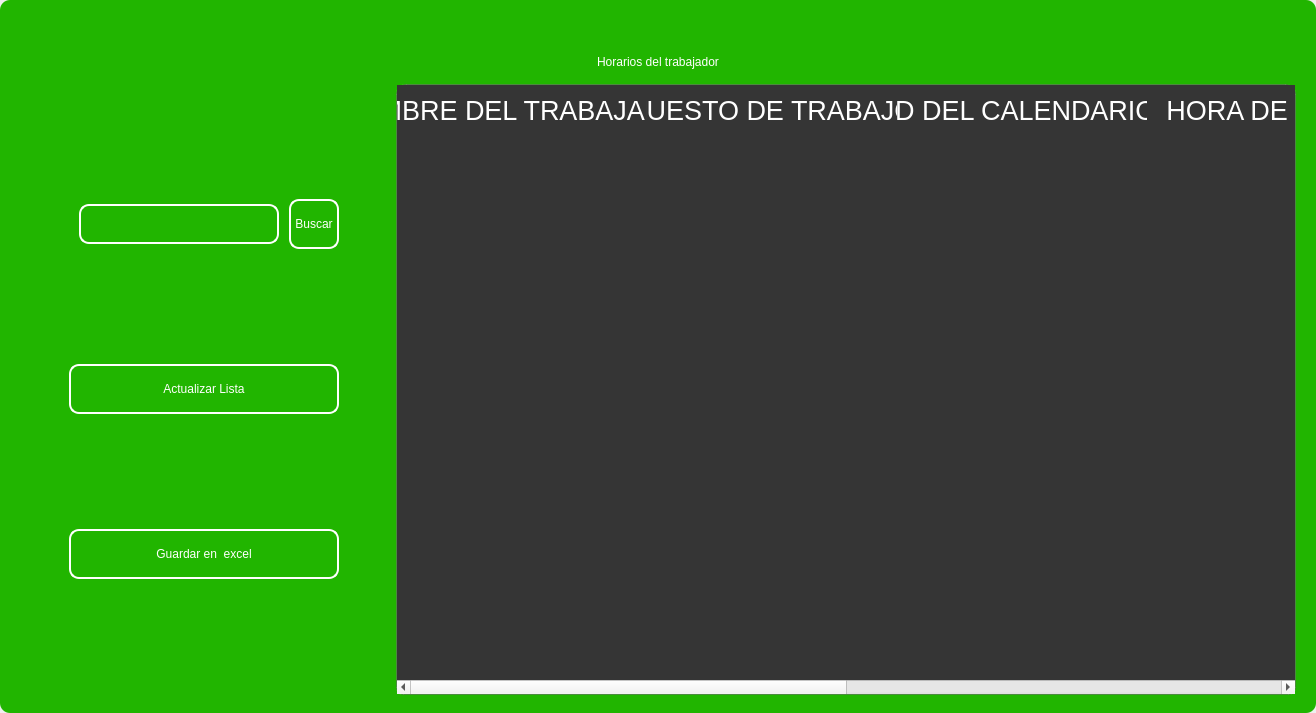
<?xml version="1.0" encoding="UTF-8"?>
<ui version="4.0">
 <class>MainWindow</class>
 <widget class="QMainWindow" name="MainWindow">
  <property name="geometry">
   <rect>
    <x>0</x>
    <y>0</y>
    <width>1316</width>
    <height>713</height>
   </rect>
  </property>
  <property name="windowTitle">
   <string>MainWindow</string>
  </property>
  <property name="styleSheet">
   <string notr="true"/>
  </property>
  <widget class="QWidget" name="centralwidget">
   <property name="styleSheet">
    <string notr="true"/>
   </property>
   <layout class="QVBoxLayout" name="verticalLayout">
    <property name="spacing">
     <number>0</number>
    </property>
    <property name="leftMargin">
     <number>0</number>
    </property>
    <property name="topMargin">
     <number>0</number>
    </property>
    <property name="rightMargin">
     <number>0</number>
    </property>
    <property name="bottomMargin">
     <number>0</number>
    </property>
    <item>
     <widget class="QFrame" name="frame">
      <property name="enabled">
       <bool>true</bool>
      </property>
      <property name="styleSheet">
       <string notr="true">
QFrame {
border-radius:10px;
background-color: rgb(33, 181, 0);
 }
</string>
      </property>
      <property name="frameShape">
       <enum>QFrame::StyledPanel</enum>
      </property>
      <property name="frameShadow">
       <enum>QFrame::Raised</enum>
      </property>
      <layout class="QVBoxLayout" name="verticalLayout_2">
       <item>
        <widget class="QFrame" name="frame_superior">
         <property name="minimumSize">
          <size>
           <width>0</width>
           <height>40</height>
          </size>
         </property>
         <property name="maximumSize">
          <size>
           <width>16777215</width>
           <height>40</height>
          </size>
         </property>
         <property name="styleSheet">
          <string notr="true">QPushButton{
border-radius:18px;
}

QPushButton:hover{
	background-color: rgb(0, 0, 0);
}
</string>
         </property>
         <property name="frameShape">
          <enum>QFrame::StyledPanel</enum>
         </property>
         <property name="frameShadow">
          <enum>QFrame::Raised</enum>
         </property>
         <layout class="QHBoxLayout" name="horizontalLayout_3">
          <property name="spacing">
           <number>4</number>
          </property>
          <property name="leftMargin">
           <number>0</number>
          </property>
          <property name="topMargin">
           <number>0</number>
          </property>
          <property name="rightMargin">
           <number>0</number>
          </property>
          <property name="bottomMargin">
           <number>0</number>
          </property>
          <item>
           <widget class="QPushButton" name="btn_icon">
            <property name="text">
             <string/>
            </property>
            <property name="iconSize">
             <size>
              <width>40</width>
              <height>40</height>
             </size>
            </property>
           </widget>
          </item>
          <item>
           <spacer name="horizontalSpacer_2">
            <property name="orientation">
             <enum>Qt::Horizontal</enum>
            </property>
            <property name="sizeHint" stdset="0">
             <size>
              <width>443</width>
              <height>20</height>
             </size>
            </property>
           </spacer>
          </item>
          <item>
           <widget class="QPushButton" name="btn_exit">
            <property name="minimumSize">
             <size>
              <width>38</width>
              <height>38</height>
             </size>
            </property>
            <property name="maximumSize">
             <size>
              <width>38</width>
              <height>38</height>
             </size>
            </property>
            <property name="cursor">
             <cursorShape>PointingHandCursor</cursorShape>
            </property>
            <property name="text">
             <string/>
            </property>
            <property name="iconSize">
             <size>
              <width>35</width>
              <height>35</height>
             </size>
            </property>
           </widget>
          </item>
          <item>
           <widget class="QPushButton" name="bt_minimizar">
            <property name="minimumSize">
             <size>
              <width>38</width>
              <height>38</height>
             </size>
            </property>
            <property name="maximumSize">
             <size>
              <width>38</width>
              <height>38</height>
             </size>
            </property>
            <property name="cursor">
             <cursorShape>PointingHandCursor</cursorShape>
            </property>
            <property name="text">
             <string/>
            </property>
            <property name="icon">
             <iconset>
              <normaloff>image/minus.svg</normaloff>image/minus.svg</iconset>
            </property>
            <property name="iconSize">
             <size>
              <width>38</width>
              <height>38</height>
             </size>
            </property>
           </widget>
          </item>
          <item>
           <widget class="QPushButton" name="bt_maximizar">
            <property name="minimumSize">
             <size>
              <width>38</width>
              <height>38</height>
             </size>
            </property>
            <property name="maximumSize">
             <size>
              <width>38</width>
              <height>38</height>
             </size>
            </property>
            <property name="cursor">
             <cursorShape>PointingHandCursor</cursorShape>
            </property>
            <property name="text">
             <string/>
            </property>
            <property name="icon">
             <iconset>
              <normaloff>image/chevron-up.svg</normaloff>image/chevron-up.svg</iconset>
            </property>
            <property name="iconSize">
             <size>
              <width>38</width>
              <height>38</height>
             </size>
            </property>
           </widget>
          </item>
          <item>
           <widget class="QPushButton" name="bt_restaurar">
            <property name="minimumSize">
             <size>
              <width>38</width>
              <height>38</height>
             </size>
            </property>
            <property name="maximumSize">
             <size>
              <width>38</width>
              <height>38</height>
             </size>
            </property>
            <property name="cursor">
             <cursorShape>PointingHandCursor</cursorShape>
            </property>
            <property name="text">
             <string/>
            </property>
            <property name="icon">
             <iconset>
              <normaloff>image/chevron-down.svg</normaloff>image/chevron-down.svg</iconset>
            </property>
            <property name="iconSize">
             <size>
              <width>38</width>
              <height>38</height>
             </size>
            </property>
           </widget>
          </item>
          <item>
           <widget class="QPushButton" name="bt_cerrar">
            <property name="minimumSize">
             <size>
              <width>38</width>
              <height>38</height>
             </size>
            </property>
            <property name="maximumSize">
             <size>
              <width>38</width>
              <height>38</height>
             </size>
            </property>
            <property name="cursor">
             <cursorShape>PointingHandCursor</cursorShape>
            </property>
            <property name="text">
             <string/>
            </property>
            <property name="icon">
             <iconset>
              <normaloff>image/x.svg</normaloff>image/x.svg</iconset>
            </property>
            <property name="iconSize">
             <size>
              <width>38</width>
              <height>38</height>
             </size>
            </property>
           </widget>
          </item>
         </layout>
        </widget>
       </item>
       <item>
        <widget class="QLabel" name="label">
         <property name="styleSheet">
          <string notr="true">font: 30pt &quot;MS Shell Dlg 2&quot;;
color: rgb(255, 255, 255);</string>
         </property>
         <property name="text">
          <string>Horarios del trabajador</string>
         </property>
         <property name="alignment">
          <set>Qt::AlignCenter</set>
         </property>
        </widget>
       </item>
       <item>
        <widget class="QFrame" name="frame_3">
         <property name="minimumSize">
          <size>
           <width>0</width>
           <height>0</height>
          </size>
         </property>
         <property name="frameShape">
          <enum>QFrame::StyledPanel</enum>
         </property>
         <property name="frameShadow">
          <enum>QFrame::Raised</enum>
         </property>
         <layout class="QHBoxLayout" name="horizontalLayout_4">
          <property name="leftMargin">
           <number>9</number>
          </property>
          <property name="topMargin">
           <number>9</number>
          </property>
          <property name="rightMargin">
           <number>9</number>
          </property>
          <item>
           <layout class="QVBoxLayout" name="verticalLayout_4">
            <property name="spacing">
             <number>50</number>
            </property>
            <property name="sizeConstraint">
             <enum>QLayout::SetDefaultConstraint</enum>
            </property>
            <property name="leftMargin">
             <number>50</number>
            </property>
            <property name="topMargin">
             <number>50</number>
            </property>
            <property name="rightMargin">
             <number>50</number>
            </property>
            <property name="bottomMargin">
             <number>50</number>
            </property>
            <item>
             <layout class="QHBoxLayout" name="horizontalLayout">
              <property name="spacing">
               <number>10</number>
              </property>
              <property name="leftMargin">
               <number>10</number>
              </property>
              <property name="topMargin">
               <number>0</number>
              </property>
              <property name="bottomMargin">
               <number>0</number>
              </property>
              <item>
               <widget class="QLineEdit" name="searchtxt">
                <property name="minimumSize">
                 <size>
                  <width>200</width>
                  <height>25</height>
                 </size>
                </property>
                <property name="maximumSize">
                 <size>
                  <width>150</width>
                  <height>40</height>
                 </size>
                </property>
                <property name="styleSheet">
                 <string notr="true">QLabel {
	color: rgb(255, 255, 254);
	font: 12pt &quot;Arial&quot;;
	background-color: rgba(0, 0, 0,0);
}

QTextEdit{
background-color: rgba(0, 0, 0,0);
border-radius:10px; 
font: 12pt &quot;Arial&quot;;
color: rgb(255, 255, 254);
border: 2px solid  rgb(255, 255, 255);

}

QTextEdit:hover{
background-color: rgba(0, 0, 0,0);
border-radius:10px; 
font: 12pt &quot;Arial&quot;;
border: 2px solid  rgb(120, 0, 171);
}

QTextEdit:focus{
background-color: rgb(0, 0, 0);
border-radius:10px; 
font: 12pt &quot;Arial&quot;;
border: 2px solid rgb(120, 0, 171);
}

QLineEdit{
background-color: rgba(0, 0, 0,0);
border-radius:10px; 
font: 12pt &quot;Arial&quot;;
color: rgb(255, 255, 254);
border: 2px solid  rgb(255, 255, 255);

}

QLineEdit:hover{
background-color: rgba(0, 0, 0,0);
border-radius:10px; 
font: 12pt &quot;Arial&quot;;
border: 2px solid  rgb(120, 0, 171);
}

QLineEdit:focus{
background-color: rgb(0, 0, 0);
border-radius:10px; 
font: 12pt &quot;Arial&quot;;
border: 2px solid rgb(120, 0, 171);
}

QCheckBox{
	font: 12pt &quot;Arial&quot;;
	color: rgb(255, 255, 255);
}

QCheckBox::indicator {
    width: 18px;
    height:18px;
}

QCheckBox::indicator:unchecked {
   background-image: url(image/square.svg);
}

QCheckBox::indicator:checked {
   background-image: url(image/check-square.svg);
}

QPushButton{
border-radius:10px; 
font: 12pt &quot;Arial&quot;;
color: rgb(255, 255, 254);
border: 2px solid #ffffff;
}

QPushButton:hover{
border-radius:10px; 
font: 12pt &quot;Arial&quot;;
color: rgb(255, 255, 255);
border: 2px solid rgb(120, 0, 171);
	background-color: rgb(120, 0, 171);
}
</string>
                </property>
               </widget>
              </item>
              <item>
               <widget class="QPushButton" name="btn_search">
                <property name="sizePolicy">
                 <sizepolicy hsizetype="Minimum" vsizetype="Fixed">
                  <horstretch>0</horstretch>
                  <verstretch>0</verstretch>
                 </sizepolicy>
                </property>
                <property name="minimumSize">
                 <size>
                  <width>0</width>
                  <height>15</height>
                 </size>
                </property>
                <property name="maximumSize">
                 <size>
                  <width>100</width>
                  <height>50</height>
                 </size>
                </property>
                <property name="cursor">
                 <cursorShape>PointingHandCursor</cursorShape>
                </property>
                <property name="styleSheet">
                 <string notr="true">QPushButton{
border-radius:10px; 
font: 12pt &quot;Arial&quot;;
color: rgb(255, 255, 254);
border: 2px solid #ffffff;
}

QPushButton:hover{
border-radius:10px; 
font: 12pt &quot;Arial&quot;;
color: rgb(255, 255, 255);
border: 2px solid rgb(120, 0, 171);
	background-color: rgb(120, 0, 171);
}</string>
                </property>
                <property name="text">
                 <string>Buscar</string>
                </property>
               </widget>
              </item>
             </layout>
            </item>
            <item>
             <widget class="QPushButton" name="btn_get">
              <property name="minimumSize">
               <size>
                <width>50</width>
                <height>40</height>
               </size>
              </property>
              <property name="maximumSize">
               <size>
                <width>300</width>
                <height>50</height>
               </size>
              </property>
              <property name="cursor">
               <cursorShape>PointingHandCursor</cursorShape>
              </property>
              <property name="styleSheet">
               <string notr="true">QPushButton{
border-radius:10px; 
font: 12pt &quot;Arial&quot;;
color: rgb(255, 255, 254);
border: 2px solid #ffffff;
}

QPushButton:hover{
border-radius:10px; 
font: 12pt &quot;Arial&quot;;
color: rgb(255, 255, 255);
border: 2px solid rgb(120, 0, 171);
	background-color: rgb(120, 0, 171);
}</string>
              </property>
              <property name="text">
               <string>Actualizar Lista</string>
              </property>
              <property name="iconSize">
               <size>
                <width>35</width>
                <height>35</height>
               </size>
              </property>
             </widget>
            </item>
            <item>
             <widget class="QPushButton" name="btn_excel">
              <property name="minimumSize">
               <size>
                <width>10</width>
                <height>40</height>
               </size>
              </property>
              <property name="maximumSize">
               <size>
                <width>300</width>
                <height>50</height>
               </size>
              </property>
              <property name="cursor">
               <cursorShape>PointingHandCursor</cursorShape>
              </property>
              <property name="styleSheet">
               <string notr="true">QPushButton{
border-radius:10px; 
font: 12pt &quot;Arial&quot;;
color: rgb(255, 255, 254);
border: 2px solid #ffffff;
}

QPushButton:hover{
border-radius:10px; 
font: 12pt &quot;Arial&quot;;
color: rgb(255, 255, 255);
border: 2px solid rgb(120, 0, 171);
	background-color: rgb(120, 0, 171);
}</string>
              </property>
              <property name="text">
               <string>Guardar en  excel</string>
              </property>
              <property name="iconSize">
               <size>
                <width>35</width>
                <height>35</height>
               </size>
              </property>
             </widget>
            </item>
           </layout>
          </item>
          <item>
           <widget class="QTableWidget" name="table_calendar">
            <property name="minimumSize">
             <size>
              <width>900</width>
              <height>0</height>
             </size>
            </property>
            <property name="maximumSize">
             <size>
              <width>700</width>
              <height>16777215</height>
             </size>
            </property>
            <property name="styleSheet">
             <string notr="true">QTableView {

	border: 1px solid rgba(255,255,255,40);
	border-bottom-right-radius: 7px; 
	border-bottom-left-radius: 7px; 
	color: white;
	font: 15pt &quot;MS Shell Dlg 2&quot;;
	background-color: rgb(53, 53, 53);
}

QHeaderView::section {
background-color: rgb(53, 53, 53);
color: white;
border: none;
height: 50px;
font-size: 20pt;
}

QTableView::item {
    border-style: none;
    border-bottom: 1px solid rgba(255,255,255,50);
    padding-left: auto;
    padding-right: auto;
}

QTableView::item:selected{
	border: none;
	color: rgb(255, 255, 255);
    background-color: rgba(255, 255, 255, 50);
}
</string>
            </property>
            <property name="lineWidth">
             <number>1</number>
            </property>
            <property name="editTriggers">
             <set>QAbstractItemView::NoEditTriggers</set>
            </property>
            <attribute name="horizontalHeaderDefaultSectionSize">
             <number>250</number>
            </attribute>
            <column>
             <property name="text">
              <string>NOMBRE DEL TRABAJADOR</string>
             </property>
            </column>
            <column>
             <property name="text">
              <string>PUESTO DE TRABAJO</string>
             </property>
            </column>
            <column>
             <property name="text">
              <string>ID DEL CALENDARIO</string>
             </property>
            </column>
            <column>
             <property name="text">
              <string>HORA DE INICIO</string>
             </property>
            </column>
            <column>
             <property name="text">
              <string>HORA DE TERMINO</string>
             </property>
            </column>
            <column>
             <property name="text">
              <string>HORARIO</string>
             </property>
            </column>
           </widget>
          </item>
         </layout>
        </widget>
       </item>
      </layout>
     </widget>
    </item>
   </layout>
  </widget>
 </widget>
 <resources/>
 <connections/>
</ui>
